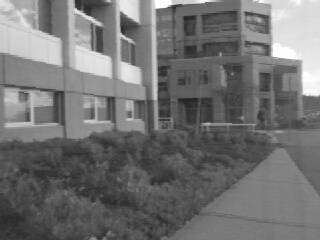
#> input picture input/triclopsi2l.jpg, 320 x 240 px
$ python Post_Processing.py   (older library calls are emulated)
#> lines starting #> are read from the running program, lines starting #| are printed output that depends on the picture
import cv2
import numpy as np
import os


def Sobel_filter(image):
    myksize = 3
    sobel_x = cv2.Sobel(image, cv2.CV_64F, 1, 0, ksize=myksize)  # horizontal direction
    sobel_y = cv2.Sobel(image, cv2.CV_64F, 0, 1, ksize=myksize)  # vertical direction
    gradient_magnitude = np.sqrt(sobel_x ** 2 + sobel_y ** 2)
    Sobel_image = np.uint8(255 * gradient_magnitude / np.max(gradient_magnitude))
    return Sobel_image


def post_processing(left_image_name, right_image_name, HE = True):
#> called with left_image_name = 'triclopsi2l.jpg', right_image_name = 'triclopsi2r.jpg', HE = True
    left_image = cv2.imread(f'input/{left_image_name}')
#> left_image is the input picture: shape (240, 320, 3); min 33, max 255, mean 114
    right_image = cv2.imread(f'input/{right_image_name}')
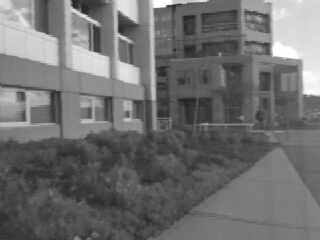
#> input picture input/triclopsi2r.jpg, 320 x 240 px
#> right_image is the input picture: shape (240, 320, 3); min 35, max 255, mean 110.9

    # set the image to grayscale
    left_image = cv2.cvtColor(left_image, cv2.COLOR_BGR2GRAY)
#> left_image: shape (240, 320)
    right_image = cv2.cvtColor(right_image, cv2.COLOR_BGR2GRAY)
#> right_image: shape (240, 320)

    # HE
    if HE:
        left_image = cv2.equalizeHist(left_image)
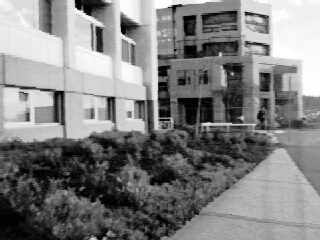
#> left_image: shape (240, 320); min 0, max 255, mean 128.6
        right_image = cv2.equalizeHist(right_image)
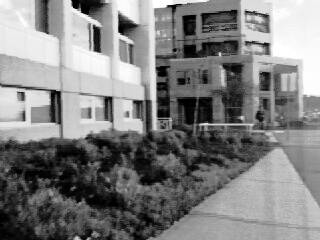
#> right_image: shape (240, 320); min 0, max 255, mean 128.6

    # Sobel filter
    left_image = Sobel_filter(left_image)
    right_image = Sobel_filter(right_image)

    # save the processed images
    if HE:
        cv2.imwrite(f'input/sobel_image/HE_{left_image_name}.png', left_image)
        cv2.imwrite(f'input/sobel_image/HE_{right_image_name}.png', right_image)
    else :
        cv2.imwrite(f'input/sobel_image/{left_image_name}.png', left_image)
        cv2.imwrite(f'input/sobel_image/{right_image_name}.png', right_image)

if __name__ == '__main__':
    # choose the image name
    left_image_name = 'triclopsi2l.jpg'
    right_image_name = 'triclopsi2r.jpg'
    # create the output directory if it doesn't exist
    output_dir = 'input/sobel_image/'
    os.makedirs(output_dir, exist_ok=True)
    # process the images
    post_processing(left_image_name, right_image_name, HE = True)
    post_processing(left_image_name, right_image_name, HE = False)
#> in Sobel_filter (call 3), `sobel_x = cv2.Sobel(image, cv2.CV_64F, 1, 0, ksize=myksize)`:
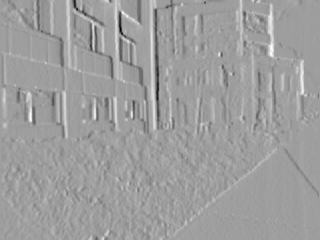
#> sobel_x: shape (240, 320) float64; min -549, max 337, mean 1; drawn with min black and max white
#> in Sobel_filter (call 4), `sobel_x = cv2.Sobel(image, cv2.CV_64F, 1, 0, ksize=myksize)`:
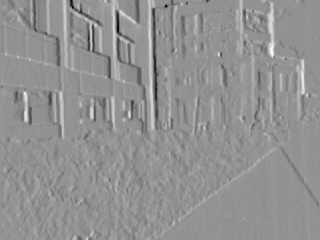
#> sobel_x: shape (240, 320) float64; min -473, max 352, mean 0.9; drawn with min black and max white
#> in Sobel_filter (call 4), `sobel_y = cv2.Sobel(image, cv2.CV_64F, 0, 1, ksize=myksize)`:
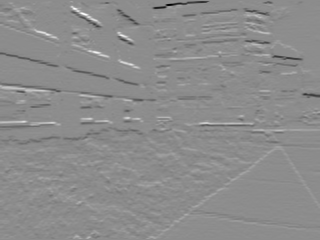
#> sobel_y: shape (240, 320) float64; min -757, max 613, mean -2.3; drawn with min black and max white
#> in Sobel_filter (call 4), `gradient_magnitude = np.sqrt(sobel_x ** 2 + sobel_y ** 2)`:
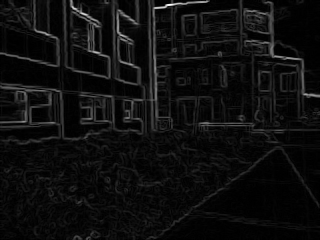
#> gradient_magnitude: shape (240, 320) float64; min 0, max 762.2, mean 44; drawn with min black and max white
